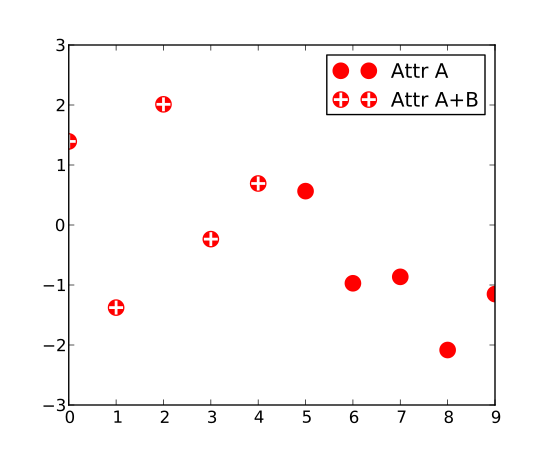

This chart was generated by the following Python code:
z = np.random.randn(10)

p1a, = plt.plot(z, "ro", ms=10, mfc="r", mew=2, mec="r") # red filled circle
p1b, = plt.plot(z[:5], "w+", ms=10, mec="w", mew=2) # white cross

plt.legend([p1a, (p1a, p1b)], ["Attr A", "Attr A+B"])
